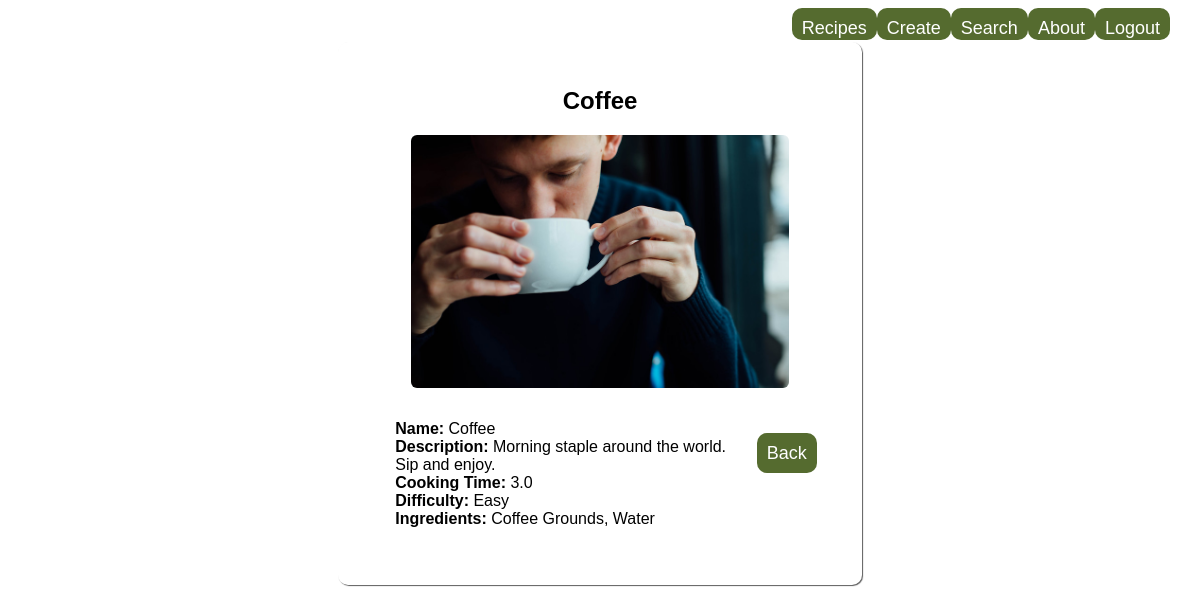
The app's page /list/2 (signed in) with its own data.
### recipes/models.py (models this page shows, shortened)
class Recipe(models.Model):
    name = models.CharField(max_length=120)
    description = models.TextField(default='this will be delicious!')
    cooking_time = models.FloatField(help_text="in minutes")
    ingredients = models.TextField()
    pic = models.ImageField(upload_to='recipes', default='no_picture.jpg')
    def calculate_difficulty(self):
        ingredients = self.ingredients.split(', ')
        if self.cooking_time < 10 and len(ingredients) < 7:
            difficulty = 'Easy'
        elif self.cooking_time < 10 and len(ingredients) >= 7:
            difficulty = 'Medium'
        elif self.cooking_time >= 10 and len(ingredients) < 7:
            difficulty = 'Intermediate'
        elif self.cooking_time >= 10 and len(ingredients) >= 7:
            difficulty = 'Hard'
        return difficulty

### recipes/views.py (the view)
# urls.py: path('list/<pk>', RecipeDetailView.as_view(), name='detail'),
class RecipeDetailView(LoginRequiredMixin, DetailView):
    model = Recipe
    template_name = 'recipes/detail.html'

### recipes/templates/recipes/detail.html (shortened to what this page needs)
{% load static %}
<!DOCTYPE html>
<html lang="en">
<head>
  <link rel="stylesheet" type="text/css" href="{% static 'recipes\css\styles.css' %}">
</head>
<body>
  <div class="nav_bar">
    <a class="login_btn" href="{%url 'logout' %}">Logout</a>
    <a class="login_btn" href="{%url 'recipes:about' %}">About</a>
    <a class="login_btn" href="{%url 'recipes:search' %}">Search</a>
    <a class="login_btn" href="{%url 'recipes:create' %}">Create</a>
    <a class="login_btn" href="{%url 'recipes:list' %}">Recipes</a>
  </div>
  <div class="details_modal">
    <h2>{{object.name}}</h2>
    <img class="food_images" src="{{object.pic.url}}" />
    <div class="details_body">
      <div class="details_short">
        <b>Name: </b> {{object.name}} <br />
        <b>Description: </b> {{object.description}} <br />
        <b>Cooking Time: </b> {{object.cooking_time}} <br />
        <b>Difficulty: </b> {{object.calculate_difficulty}} <br />
        <b>Ingredients: </b> {{object.ingredients}} <br />
      </div>
      <div class="details_long">
        <a href="{% url 'recipes:list' %}" class="login_btn">Back</a>
      </div>
    </div>
  </div>
</body>
</html>

### recipes/static/recipes/css/styles.css (style rules this page uses)
.food_images { max-width: 80%; height: auto; border-radius: 6px; margin: 0 auto; align-items: center; }
.details_modal { width: 40%; display: flex; flex-direction: column; align-items: center; margin-top: 15vh; padding: 3px; background-color: #ffffff; border-radius: 10px; padding: 25px; box-shadow: 1px 1px 1px #5c5c5c; margin: 0 auto; font-family: 'Roboto Mono', 'Calibri', 'Trebuchet MS', sans-serif; font-size: 16px; text-align: center; justify-content: center; }
.details_body { display: flex; flex-direction: row; margin: 12px; }
.details_short { padding: 8px; text-align: left; text-justify: center; margin: 12px; }
.details_long { padding: 8px; margin-top: 35px; }
h2 { color: #000000; font-family: 'Roboto Mono', 'Calibri', 'Trebuchet MS', sans-serif; text-align: center; }
.login_btn { font-family: 'Roboto Mono', 'Calibri', 'Trebuchet MS', sans-serif; font-size: 18px; background-color: darkolivegreen; padding: 10px; text-align: center; border-radius: 10px; border: 2px; color: white; cursor: pointer; text-decoration: none; }
.nav_bar { width: 95vw; height: 4vh; margin: 0 auto; margin-bottom: 2px; border-radius: 20px; display: flex; flex-direction: row-reverse; }

### records on screen
Recipe: name "Coffee", pic (picture), description "Morning staple around the world. Sip and enjoy.", cooking_time "3.0", calculate_difficulty "Easy", ingredients "Coffee Grounds, Water"
